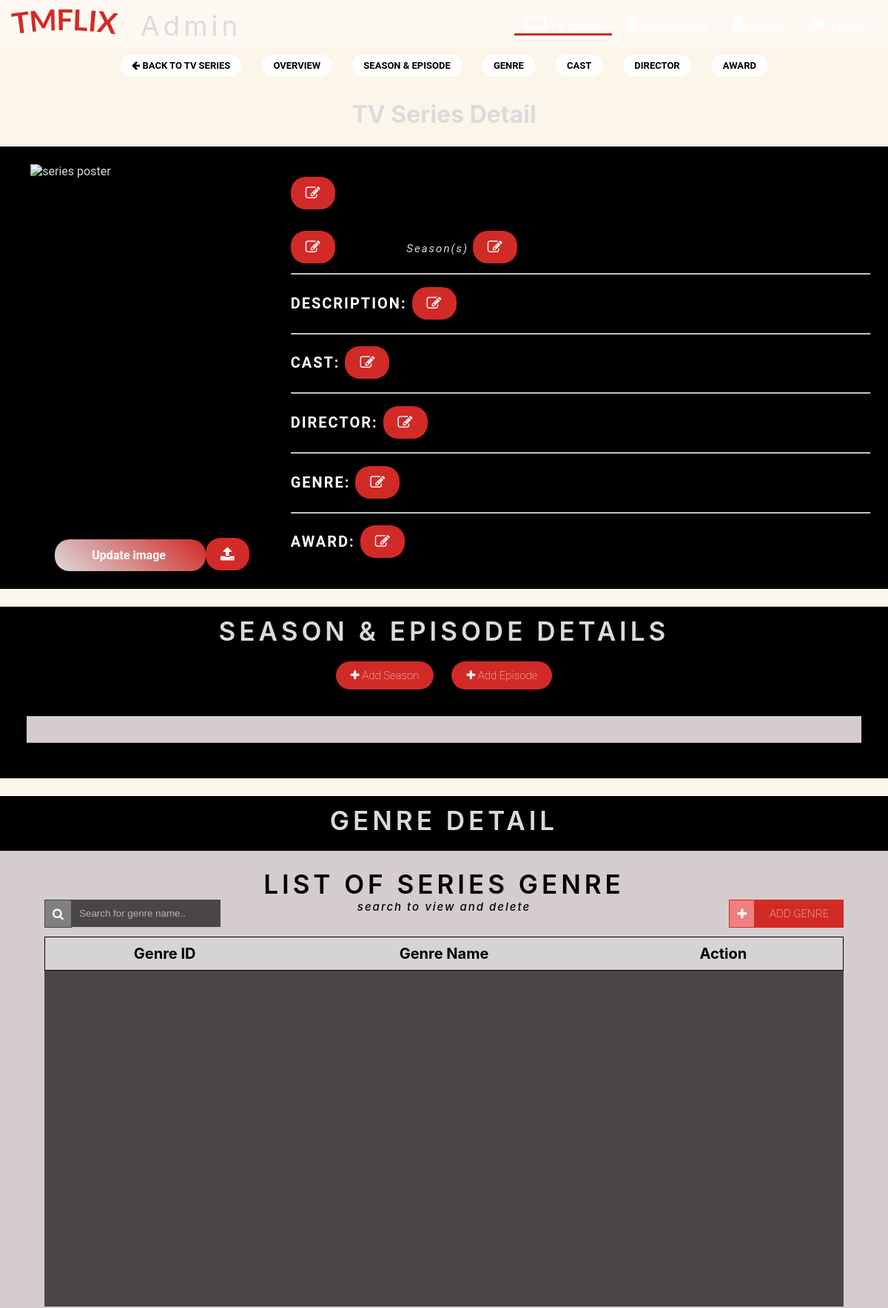
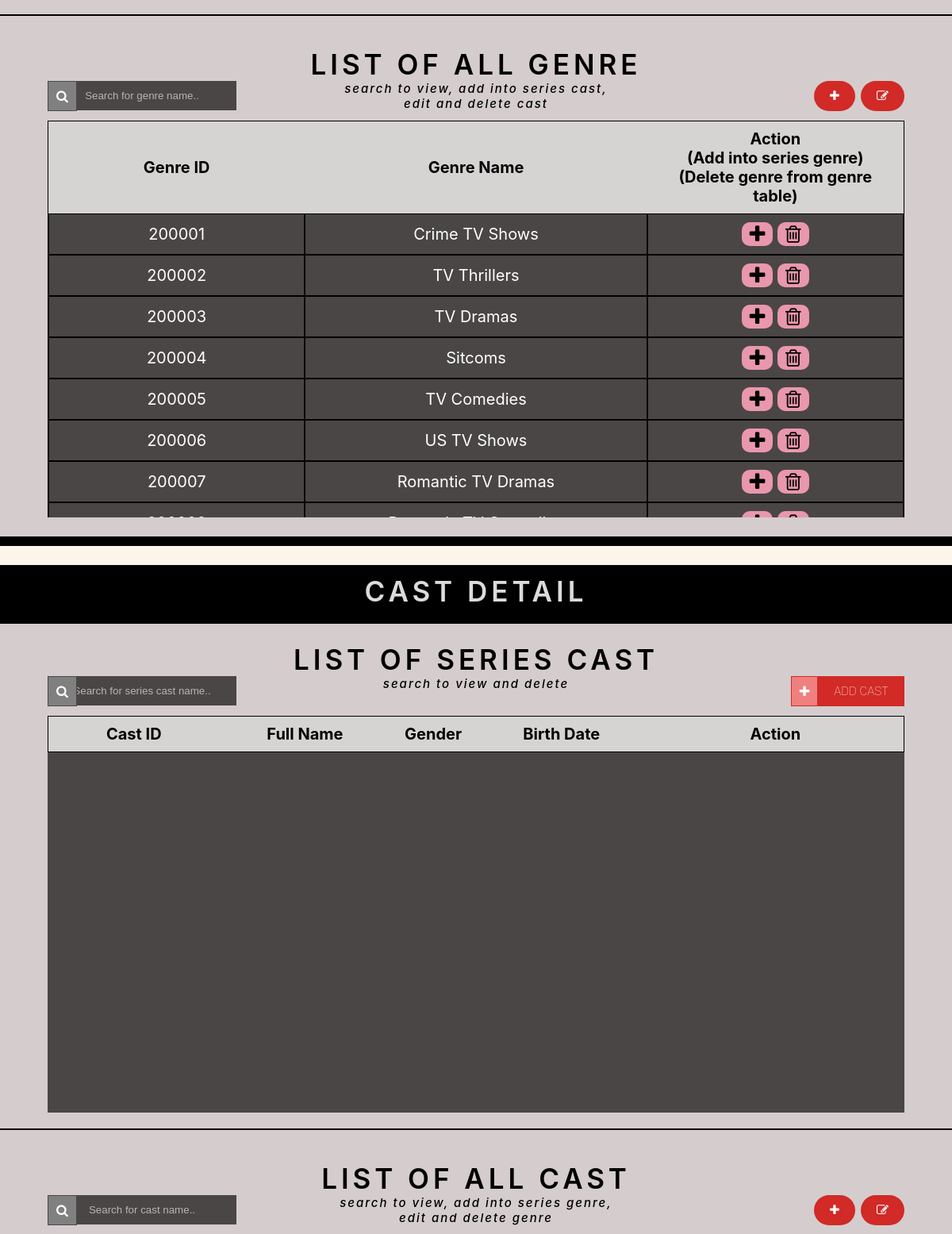
The page /admin/edit-series-page.php (signed in, upper part) on the database its author committed (2 pictures, top to bottom).
### tables this page shows
CREATE TABLE `genre` (
  `GenreID` int(10) NOT NULL,
  `GenreName` varchar(255) NOT NULL
);

### class/TVSeriesClass.php (the view, shortened to what this page needs)
<?php
class Genre{
    public function __construct($DB_con)
	{
        $this->conn = $DB_con;
	}
    public function displayAllGenre($homepage){
        $stringQuery = mysqli_query($this->conn, "SELECT * FROM genre");
        while($rowgenre = mysqli_fetch_array($stringQuery)){
            $genreid = $rowgenre['GenreID'];
            $genrename = $rowgenre['GenreName'];
            echo '<tr>';
                echo '<td style="padding: 10px;background-color: rgb(75, 70, 70);text-align: center;">'.$genreid.'</td>';
                echo '<td style="padding: 10px;background-color: rgb(75, 70, 70);text-align: center;">'.$genrename.'';
                echo '</td>';
                echo '<td style="padding: 10px;background-color: rgb(75, 70, 70);text-align: center;">
                <p class="delete-btn inline" style="padding: 0 10px"><a style="color:black;" href="'.$homepage.'SeriesGenre.php?genreid='.$genreid.'"><i class="fa fa-plus"></i></a></p>
                <p class="delete-btn inline" style="padding: 0 10px"><a style="color:black;" href="deleteGenre.php?genreid='.$genreid.'"><i class="fa fa-trash-o"></i></a></p></td>';
            echo '</tr>';
        }
    }
}
?>

### style/style.css (style rules this page uses)
:root { --dark-red: #d12a27; --blur-white: #dbdbdb; --placeholder-white: #b8b4b4; }
html { scroll-behavior: smooth; }
body { padding: 0; margin: 0; background-color: #fcf5ea; font-family: -apple-system, BlinkMacSystemFont, 'Segoe UI', Roboto, Oxygen, Ubuntu, Cantarell, 'Open Sans', 'Helvetica Neue', sans-serif; }
a { list-style: none; text-decoration: none; }
.parallax { background-image: url("../img/TMFLIX\ Background\ blur.png"); min-width: 1000px; background-attachment: fixed; background-position: center; background-repeat: no-repeat; background-size: cover; }
.inline { display: inline; }
.all-series-table td { border: black solid 1px; padding: 10px; background-color: #5b5959; text-align: center; }
.delete-btn { margin: 5% auto; font-size: 25px; color: white; height: 20%; background-color: rgb(233, 151, 172); border: none; border-radius: 10px; }
table tr:not(:first-child) { cursor: pointer;transition: all .25s ease-in-out; }
tr { color: white; }

### rows shown on the page
genre: GenreID "200001", GenreName "Crime TV Shows"
genre: GenreID "200002", GenreName "TV Thrillers"
genre: GenreID "200003", GenreName "TV Dramas"
genre: GenreID "200004", GenreName "Sitcoms"
genre: GenreID "200005", GenreName "TV Comedies"
genre: GenreID "200006", GenreName "US TV Shows"
genre: GenreID "200007", GenreName "Romantic TV Dramas"
